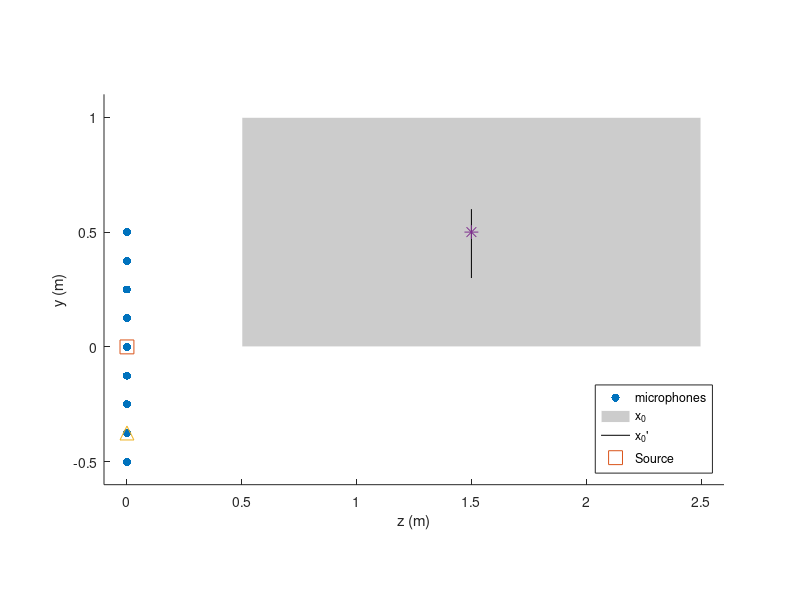

This chart was generated by the following MATLAB code: (Note: this script raises an error after producing the figure.)

%% Bias in 2D and 1D

% Figures 1 2 and 3

%% Array and grid

% number of microphones
N = 81;

% coordinates
[ya1, za1] = meshgrid(linspace(-0.5, 0.5, sqrt(N)), linspace(-0.5, 0.5, sqrt(N)));

Array = [0*ones(N, 1), ya1(:), za1(:)];

% source
XS = [1.5,0.5,0];

% SNR (noiseless measurements)
SNR = 10000;

k2D = 15;

% size of the 2D grid
N = 101;

yy = linspace(0, 1, N);
xx = linspace(0.5, 2.5, 2*N);

% reference point 1
X0 = [0,0,0];
% reference point 2
X02 = [0.,-0.375,0];

%% Fig 1. geometry
close all
figure

scatter(Array(:, 1), Array(:, 2), 'ok', 'filled')
hold on
rectangle('Position', [0.5 0 2 1], 'FaceColor',[0.8 .8 .8], 'EdgeColor', [1 1 1])
line([1.5 1.5], [0.3, 0.6], 'Color', 'black')
scatter(X0(1), X0(2), 100, 'sk')
scatter(X02(1), X02(2), 100, '^k')
scatter(XS(1), XS(2), 100, '*k')


axis equal
ylim([-0.6, 1.1])
xlim([-0.1, 2.6])
xlabel('z (m)')
ylabel('y (m)')
legend('microphones', 'x_0', "x_0'", 'Source', 'location', 'southeast')


%% Fig 2. Contour plot, two references
MCbf_contour(Array, X0, XS, k2D, xx, yy, N, 2*N, X02);

%% Fig 3/ Criteria on a line

k1D = 5;

yy2 =  linspace(0.3, 0.6, N);

MCbf_line(Array, X0, XS, k1D, yy2, N, X02);
